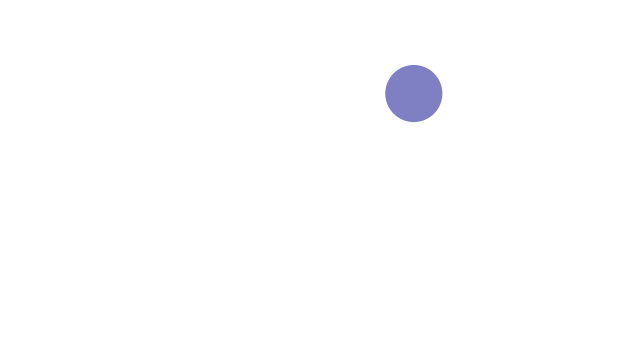
Frame 1 (no input)
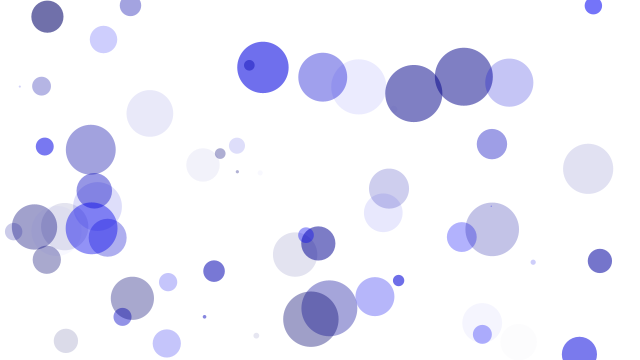
Frame 60 (the mouse pressed at the canvas centre just before this capture)
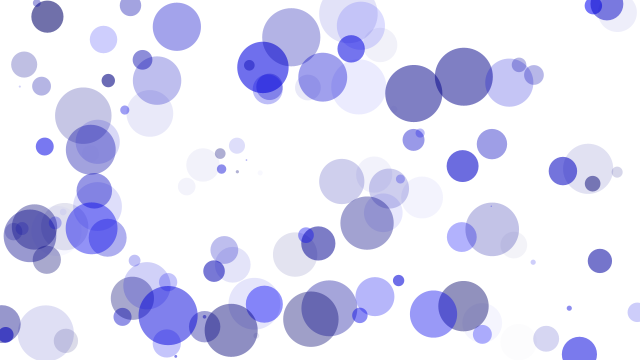
Frame 120 (the mouse held since frame 60 and released just before this capture)

The Processing sketch that drew these frames (run headless with seeded random() and noise(); from frame 60 on, the mouse is pressed at the canvas centre):

// Processing sketch: BlueBubbles
// ── BlueBubbles.pde
void setup(){
  size(640, 360);
  background(255);
}

void draw(){
  
  float circleX = random(width);
  float circleY = random(height);
  float circleSize = random(1, 60);
  
  noStroke();
  fill(0, 0, random(100, 255), random(0, 150));
  ellipse(circleX, circleY, circleSize, circleSize);
}
